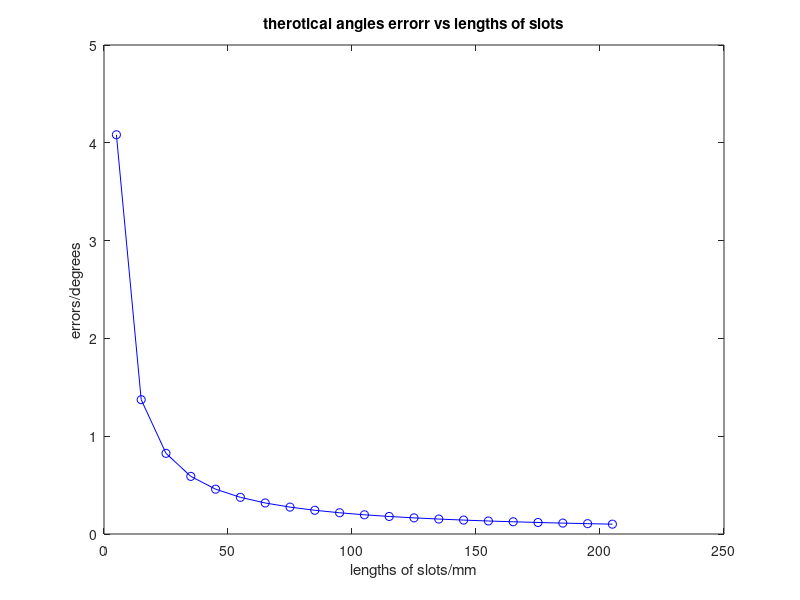

The MATLAB script that drew this image: (Note: this script raises an error after producing the figure.)
% This script is only for finding the ideal errors of cuttings
% input 1:d1, first depth of PSI, unit: mm;
% input 2:d2, last depth of PSI, unit: mm;
% output:err, error of angle, unit: radians;
% f1 f2 f3 f4 f5 f5 f6 are the coefficients of 5th degree polynomial functions
d1=5;
d2=205;

n= (d2-d1)/10+1;
result=zeros(1,n);
x=zeros(1,n);

w=1.6;%slot width
t=1.24;%blade thickness

for k=1:n
x(k)=d1;
%polynomial function solver:
f1 = d1/120;
f2 = -w/24;
f3 = -d1/6;
f4 = w/2;
f5 = d1;
f6 = t-w;
p = [f1 f2 f3 f4 f5 f6]; 
%answer displays:
fprintf ('The error for %d mm is:',d1);
error = roots(p);
real_error=real(error);
ab_error=abs(real_error);
err=min(ab_error);
disp(err);
result(k)=err*180/pi;
d1=d1+10;
end
plot(x,result,'b-o');
title('therotical angles errorr vs lengths of slots');
xlabel('lengths of slots/mm');
ylabel('errors/degrees');

result=result';
x=x';
T = table(x,result);
writetable(T,'therotical angle errors.xls');


